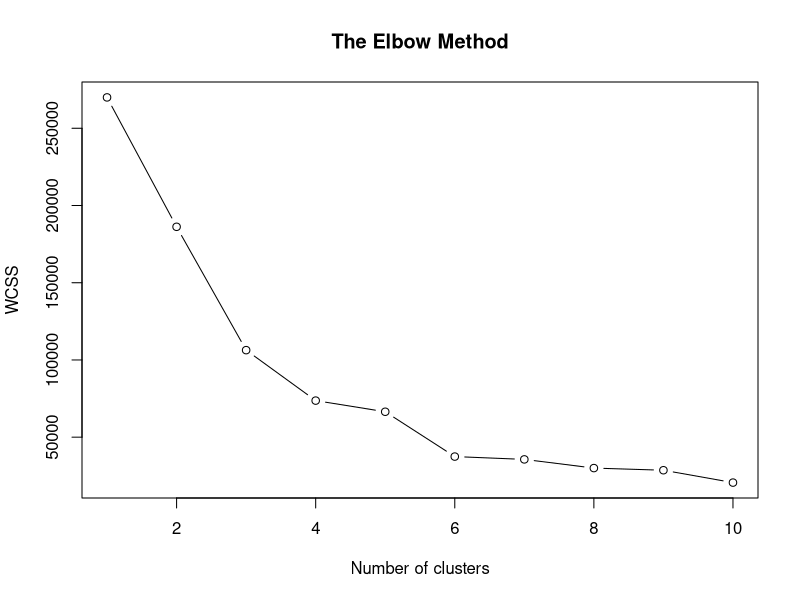
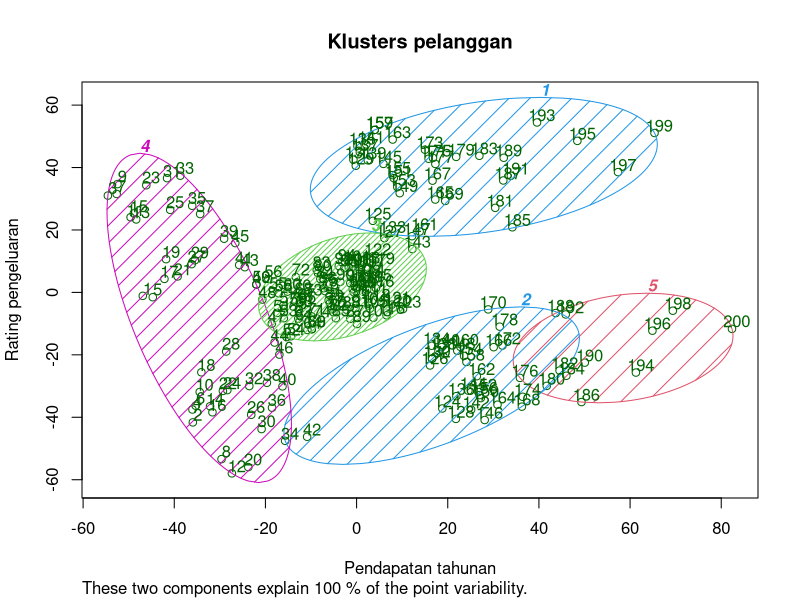

The R source for these figures, in order:
# Mengimpor dataset
dataset = read.csv('Pengunjung_mall.csv')
dataset = dataset[4:5]

# Menggunakan metode elbow untuk menemukan angka cluster yang optimal
set.seed(6)
wcss = vector()
for (i in 1:10){
  wcss[i] = sum(kmeans(dataset, i)$withinss)
}
plot(1:10,
     wcss,
     type = 'b',
     main = paste('The Elbow Method'),
     xlab = 'Number of clusters',
     ylab = 'WCSS')

# Menjalankan K-Means Clustering
set.seed(29)
kmeans = kmeans(x = dataset, centers = 5)
y_kmeans = kmeans$cluster

# Visualisasi hasil clusters
library(cluster)
clusplot(dataset,
         y_kmeans,
         lines = 0,
         shade = TRUE,
         color = TRUE,
         labels = 2,
         plotchar = FALSE,
         span = TRUE,
         main = 'Klusters pelanggan',
         xlab = 'Pendapatan tahunan',
         ylab = 'Rating pengeluaran')